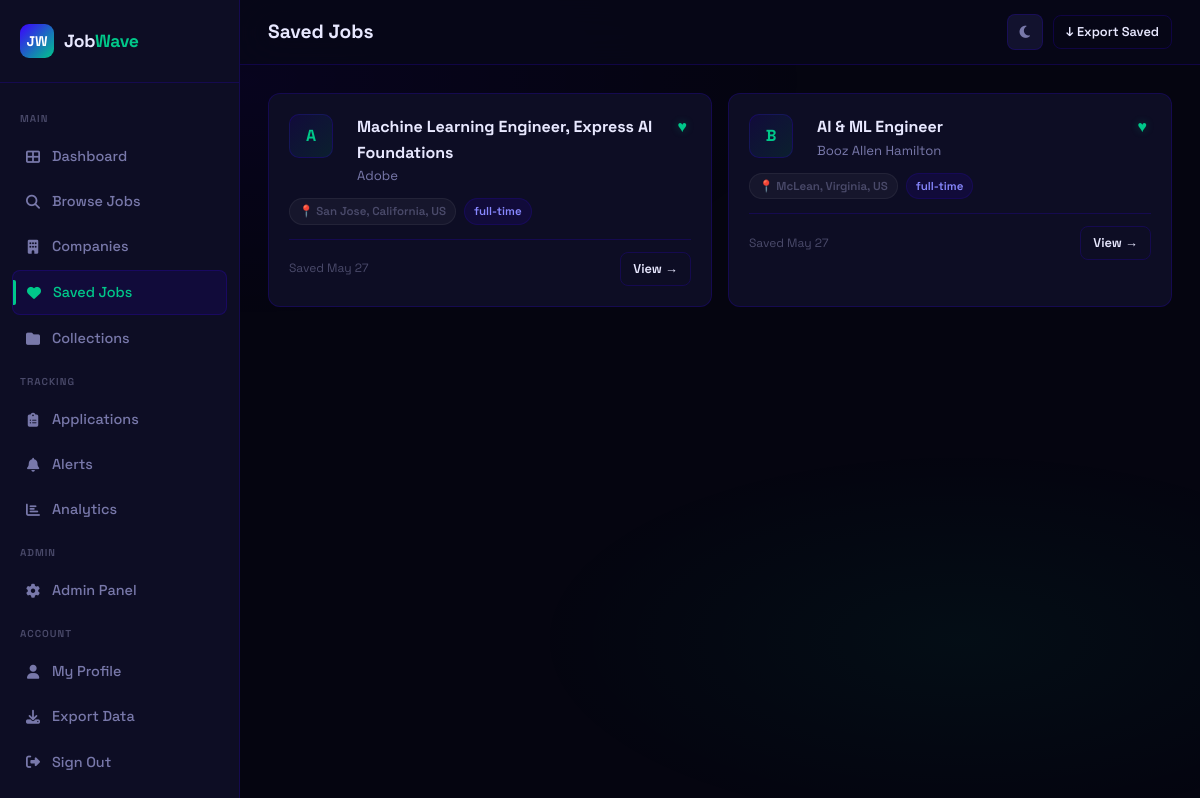
Page /saved (signed in) on the earlier database version.
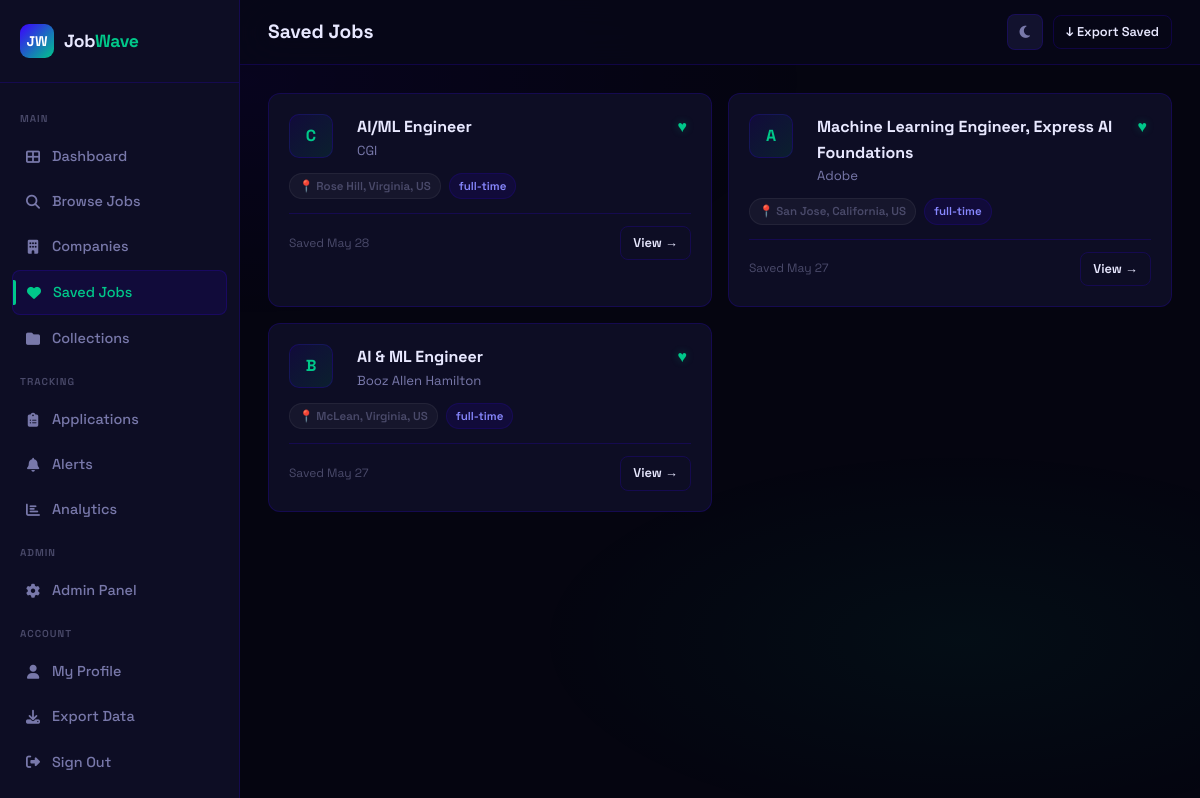
Same page on the later database version.
### app.py (models this page shows)
class Job(db.Model):
    id = db.Column(db.Integer, primary_key=True)
    title = db.Column(db.String(200), nullable=False)
    company = db.Column(db.String(200), nullable=False)
    location = db.Column(db.String(200))
    job_type = db.Column(db.String(50))          # full-time | part-time | remote | contract
    experience = db.Column(db.String(50))         # entry | mid | senior
    salary_min = db.Column(db.Integer)
    salary_max = db.Column(db.Integer)
    description = db.Column(db.Text)
    requirements = db.Column(db.Text)
    source = db.Column(db.String(100))
    source_url = db.Column(db.String(500))
    source_id = db.Column(db.String(200), unique=True)  # duplicate detection
    tags = db.Column(db.String(500))
    is_active = db.Column(db.Boolean, default=True)
    scraped_at = db.Column(db.DateTime, default=datetime.utcnow)
    posted_at = db.Column(db.DateTime)
    views = db.Column(db.Integer, default=0)

class SavedJob(db.Model):
    id = db.Column(db.Integer, primary_key=True)
    user_id = db.Column(db.Integer, db.ForeignKey('user.id'), nullable=False)
    job_id = db.Column(db.Integer, db.ForeignKey('job.id'), nullable=False)
    saved_at = db.Column(db.DateTime, default=datetime.utcnow)
    job = db.relationship('Job')

### app.py (the view)
@app.route('/saved')
@login_required
def saved_jobs():
    saved = SavedJob.query.filter_by(user_id=current_user.id)\
        .order_by(SavedJob.saved_at.desc()).all()
    return render_template('saved.html', saved=saved)

### app.py (called while the page is built)
@login_manager.user_loader
def load_user(user_id):
    return User.query.get(int(user_id))

    @property
    def is_authenticated(self): return True

### templates/saved.html (shortened to what this page needs)
{% extends 'base.html' %}
{% block page_title %}Saved Jobs{% endblock %}
{% block topbar_actions %}
<a href="{{ url_for('export_jobs') }}?saved=1" class="btn btn-outline btn-sm">↓ Export Saved</a>
{% endblock %}
{% block content %}
{% if saved %}
<div class="jobs-grid stagger">
  {% for s in saved %}
  {% set job = s.job %}
  <div class="job-card">
    <div class="job-card-header">
      <div class="company-logo">{{ job.company[0] }}</div>
      <div style="flex:1;min-width:0;padding-left:12px;">
        <a href="{{ url_for('job_detail', job_id=job.id) }}" class="job-title" style="color:var(--text);">{{ job.title }}</a>
        <div class="job-company">{{ job.company }}</div>
      </div>
      <button class="save-btn saved" data-job-id="{{ job.id }}">♥</button>
    </div>
    <div class="job-meta">
      {% if job.location %}<span class="badge badge-gray">📍 {{ job.location }}</span>{% endif %}
      <span class="badge badge-indigo">{{ job.job_type or 'full-time' }}</span>
    </div>
    <div class="job-card-footer">
      <span class="job-time">Saved {{ s.saved_at.strftime('%b %d') }}</span>
      <a href="{{ url_for('job_detail', job_id=job.id) }}" class="btn btn-outline btn-sm">View →</a>
    </div>
  </div>
  {% endfor %}
</div>
{% endif %}
{% endblock %}

Differences in the rows shown:
added SavedJob: saved_at "May 28"
now on this page (row unchanged): Job: company "C", title "AI/ML Engineer", company "CGI", location "Rose Hill, Virginia, US", job_type "full-time"
